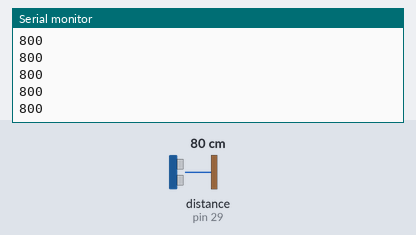
The sketch below on a simulated Arduino Uno, built with avr-gcc and run on an emulated ATmega328P. Parts: the last lines printed to the serial monitor. The inputs (shaded band) are chosen by the test bench; at power-on: distance to the obstacle (sensor on pin 29) 80 cm.

Above: at 1.2 s.
1.3 s: distance to the obstacle (sensor on pin 29) set to 2 cm
At 2.1 s:
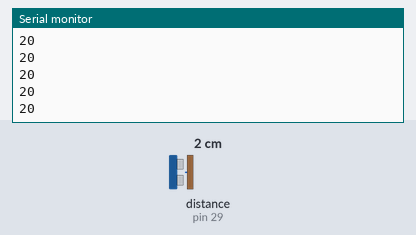
4.3 s: distance to the obstacle (sensor on pin 29) set to 18 cm
At 4.9 s:
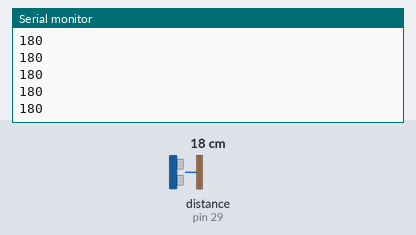
7.3 s: distance to the obstacle (sensor on pin 29) set to 4 cm
At 8.3 s:
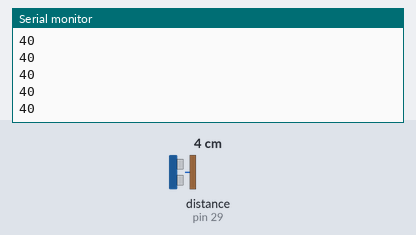
10.3 s: distance to the obstacle (sensor on pin 29) set to 120 cm
At 11.3 s:
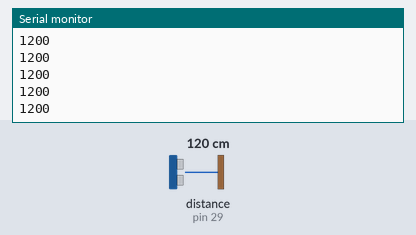
13.3 s: distance to the obstacle (sensor on pin 29) set to 9 cm
At 14.0 s:
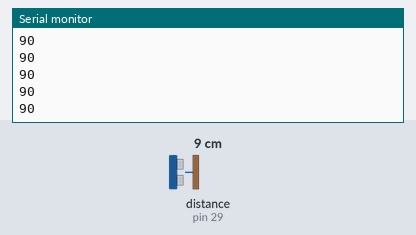
16.3 s: distance to the obstacle (sensor on pin 29) set to 35 cm
At 17.2 s:
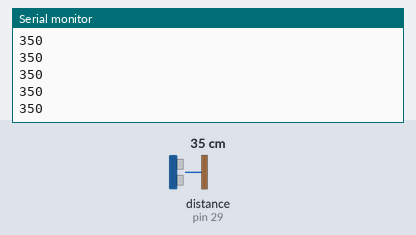
Timing chart, 0 to 19.3 s (numbered marks = the images above; inputs shaded):
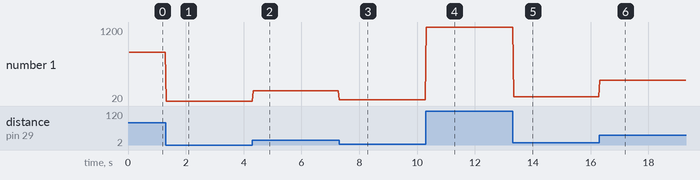

The sketch:

main.ino
```cpp
#include <VL53L0X.h>
#include <Wire.h>

#define XSHUT_pin 3
#define Sensor_newAddress 29

VL53L0X Sensor;
void setup() {
   Serial.begin(9600);
  // put your setup code here, to run once:
 pinMode(XSHUT_pin, OUTPUT);

 Wire.begin();

  pinMode(XSHUT_pin, INPUT);
  delay(10);
  Sensor.setAddress(Sensor_newAddress);
  Sensor.init();
  Sensor.startContinuous();

}

void loop() {

Serial.print(Sensor.readRangeContinuousMillimeters());
Serial.println("                           ");


}
```

Measured:
- after the input at 1.3 s, the serial monitor: prints a new line at once (image 1)
- after the input at 4.3 s, the serial monitor: prints a new line at once (image 2)
- after the input at 7.3 s, the serial monitor: prints a new line at once (image 3)
- after the input at 10.3 s, the serial monitor: prints a new line at once (image 4)
- after the input at 13.3 s, the serial monitor: prints a new line at once (image 5)
- after the input at 16.3 s, the serial monitor: prints a new line at once (image 6)
- plotted number 1: 800 → 20 after the input at 1.3 s, 20 → 180 after the input at 4.3 s, 180 → 40 after the input at 7.3 s, 40 → 1200 after the input at 10.3 s, 1200 → 90 after the input at 13.3 s
